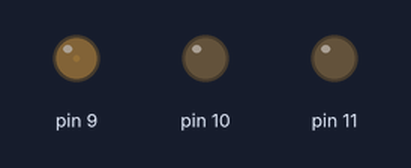
A sketch run on a simulated Arduino Uno, built with avr-gcc and run on an emulated ATmega328P. Shown: output pins drawn as LEDs (lit = HIGH).

Above: at 0.05 s.
At 2.15 s:
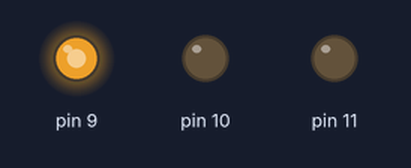
At 3.75 s:
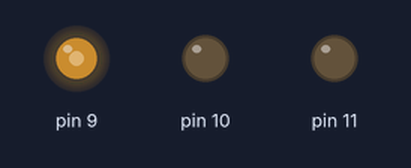
At 7.45 s:
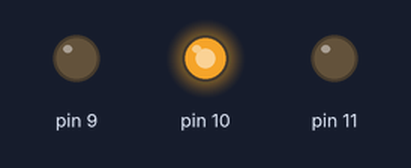
At 11.75 s:
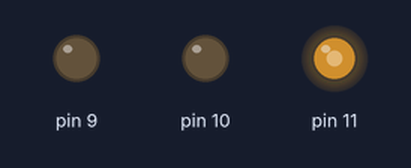
At 14.85 s:
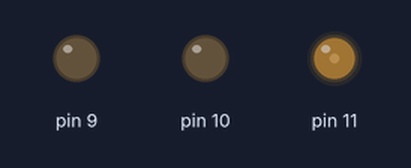
Timing chart, 0 to 20.0 s (numbered marks = the images above):
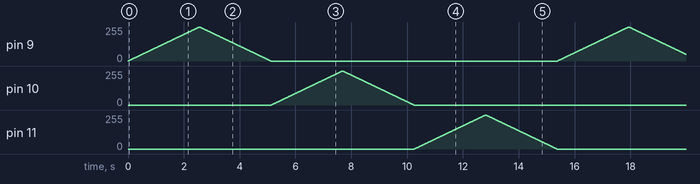

The sketch:

PWM_breathing_LED_stage3.ino
```cpp
// PWM~ breathing LED - stage3

int d = 10; // variable d to store the dealy time
int p;

void setup()
{
  // intialise pin 9-11 as outputs
  for (int p = 9; p < 12; p++)
  {
    pinMode(p, OUTPUT);
  }
}

void loop()
{
  // fade in starts from pin 9 and goes up
  for (int p = 9; p < 12; p++){

    // duty cycle range from 0-255
    for (int a = 0; a < 256; a++) // fade in
    {
      analogWrite(p, a); // this function takes (pin number, duty cycle value)
      delay(d);
    }

    for (int a = 255; a >= 0; a--) // fade out
    {
      analogWrite(p, a);
      delay(d);
    }
    //delay(100);
  }
}
```
